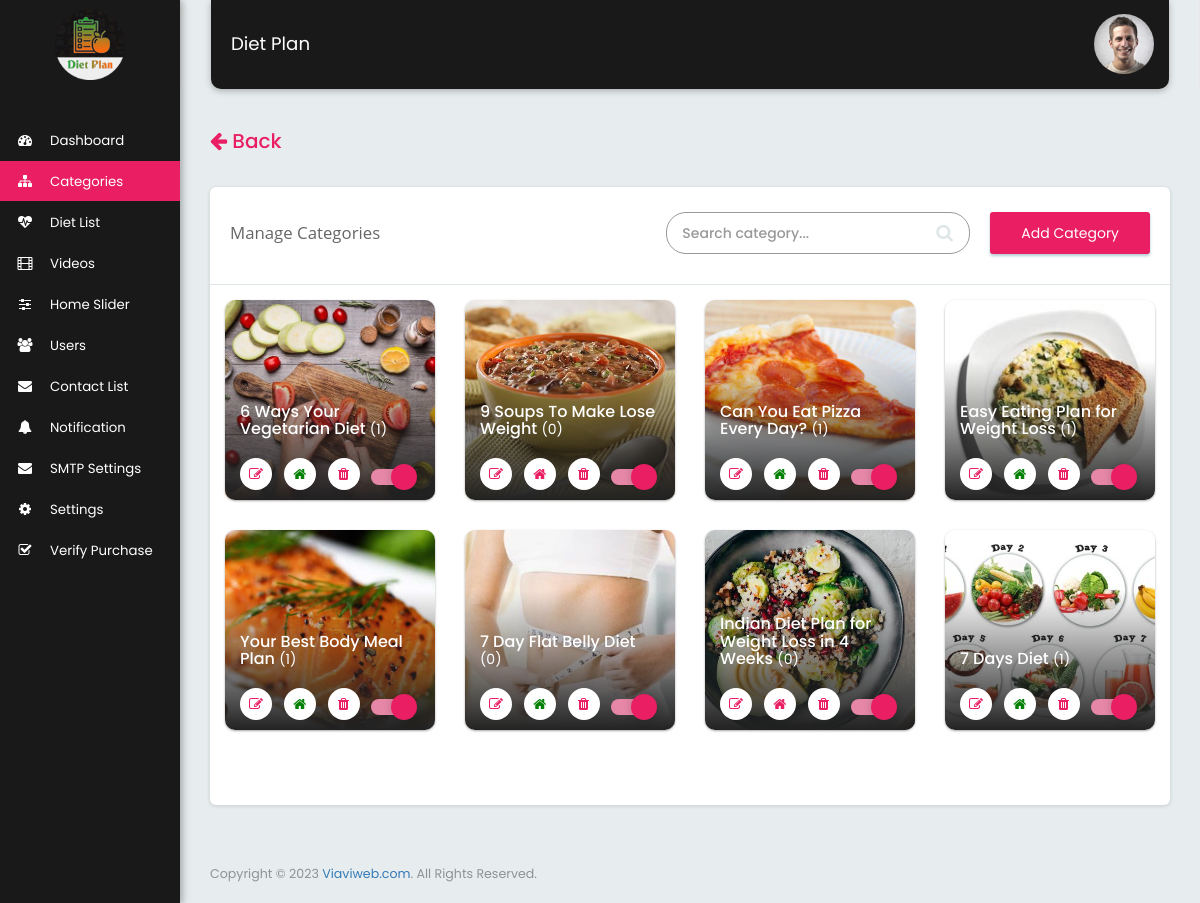
The page /manage_category.php (signed in) on the database its author committed.
### tables this page shows
CREATE TABLE `tbl_category` (
  `cid` int(11) NOT NULL,
  `category_name` varchar(100) NOT NULL,
  `category_image` varchar(100) NOT NULL,
  `show_on_home` int(1) NOT NULL DEFAULT 0,
  `status` int(1) NOT NULL DEFAULT 1
);

### manage_category.php (the view, shortened to what this page needs)
<?php
  $page_title="Manage Categories";
  include("includes/header.php");
  require("includes/function.php");
  if(isset($_POST['data_search']))
  {
   $keyword = filter_var($_POST['search_value'], FILTER_SANITIZE_STRING);
   $qry="SELECT * FROM tbl_category WHERE tbl_category.`category_name` LIKE '%$keyword%'
   ORDER BY tbl_category.`category_name`";
   $result=mysqli_query($mysqli,$qry);
  }
  else
  {
    $limit = 12;
    $page=0;
    if($page){
      $start = ($page - 1) * $limit;
    }else{
      $start = 0;
    }
    $qry="SELECT * FROM tbl_category
    ORDER BY tbl_category.`cid` DESC LIMIT $start, $limit";
    $result=mysqli_query($mysqli,$qry);
  }
  function get_total_item($cat_id)
  {
    global $mysqli;
    $qry_songs="SELECT COUNT(*) as num FROM tbl_diets WHERE `cat_id`='".$cat_id."'";
    $total_songs = mysqli_fetch_array(mysqli_query($mysqli,$qry_songs));
    $total_songs = $total_songs['num'];
    return $total_songs;
  }
?>
<div class="row">
  <div class="col-xs-12">
    <?php
    if(isset($_SERVER['HTTP_REFERER']))
    {
      echo '<a href="'.$_SERVER['HTTP_REFERER'].'"><h4 class="pull-left" style="font-size: 20px;color: #e91e63"><i class="fa fa-arrow-left"></i> Back</h4></a>';
    }?>
    <div class="card mrg_bottom">
      <div class="page_title_block">
        <div class="col-md-5 col-xs-12">
          <div class="page_title"><?=$page_title?></div>
        </div>
        <div class="col-md-7 col-xs-12">
          <div class="search_list">
            <div class="search_block">
              <form  method="post" action="">
                <input class="form-control input-sm" placeholder="Search category..." aria-controls="DataTables_Table_0" type="search" name="search_value" required>
                <button type="submit" name="data_search" class="btn-search"><i class="fa fa-search"></i></button>
              </form>
            </div>
            <div class="add_btn_primary"> <a href="add_category.php?add=yes">Add Category</a> </div>
          </div>
        </div>
      </div>
      <div class="clearfix"></div>
      <div class="col-md-12 mrg-top">
        <div class="row">
          <?php
          $i=0;
          while($row=mysqli_fetch_array($result))
            {?>
              <div class="col-lg-3 col-sm-4 col-xs-12">
                <div class="block_wallpaper add_wall_category">
                  <div class="wall_image_title">
                    <h2><a href="javascript:void(0)"><?php echo $row['category_name'];?> <span>(<?php echo get_total_item($row['cid']);?>)</span></a></h2>
                    <ul>
                     <li><a href="add_category.php?cat_id=<?php echo $row['cid'];?>&redirect=<?=$redirectUrl?>" data-toggle="tooltip" data-tooltip="Edit"><i class="fa fa-edit"></i></a></li>
                     <?php if($row['show_on_home']!='0'){?>
                      <li>
                        <a href="javascript:void(0)" class="toggle_btn_a" data-id="<?php echo $row['cid'];?>" data-action="disable" data-column="show_on_home" data-toggle="tooltip" data-tooltip="Show Home" data-table="tbl_category">
                          <i class="fa fa-home" style="color: green"></i>
                        </a>
                      </li>
                    <?php }else{?>
                     <li>
                      <a href="javascript:void(0)" class="toggle_btn_a" data-id="<?php echo $row['cid'];?>" data-action="enable" data-column="show_on_home" data-toggle="tooltip" data-tooltip="Set On Home" data-table="tbl_category"><i class="fa fa-home"></i>
                      </a>
                    </li>
                  <?php }?>
                  <li>
                    <a href="javascript:void(0)" class="btn_delete" data-table="tbl_category" data-id="<?php echo $row['cid'];?>"  data-toggle="tooltip" data-tooltip="Delete"><i class="fa fa-trash"></i></a>
                  </li>
                  <li>
                    <div class="row toggle_btn">
                      <label for="enable_disable_check_<?=$i?>" class="lbl"></label>
                    </div>
                  </li>
                </ul>
              </div>
              <span><img src="images/<?php echo $row['category_image'];?>" /></span>
            </div>
          </div>
          <?php $i++;} ?>
        </div>
      </div>
      <div class="col-md-12 col-xs-12">
        <div class="pagination_item_block">
        </div>
      </div>
      <div class="clearfix"></div>
    </div>
  </div>
</div>
<?php include("includes/footer.php");?>

### includes/header.php (shortened to what this page needs)
<?php
$currentFile = $_SERVER["SCRIPT_NAME"];
$parts = Explode('/', $currentFile);
$currentFile = $parts[count($parts) - 1];
$requestUrl = $_SERVER["REQUEST_URI"];
$urlparts = Explode('/', $requestUrl);
$redirectUrl = $urlparts[count($urlparts) - 1];
?>
<!DOCTYPE html>
<html>
<head>
  <link rel="stylesheet" type="text/css" href="assets/css/vendor.css">
  <link rel="stylesheet" type="text/css" href="assets/css/flat-admin.css">
  <link rel="stylesheet" type="text/css" href="assets/css/theme/blue-sky.css">
  <link rel="stylesheet" type="text/css" href="assets/css/theme/blue.css">
  <link rel="stylesheet" type="text/css" href="assets/css/theme/red.css">
  <link rel="stylesheet" type="text/css" href="assets/css/theme/yellow.css">
  <link rel="stylesheet" type="text/css" href="assets/duDialog-master/duDialog.min.css">
  <link rel="stylesheet" href="assets/snackbar-master/snackbar.css">
</head>
<body>
  <div class="app app-default">
    <aside class="app-sidebar" id="sidebar">
      <div class="sidebar-header"> <a class="sidebar-brand" href="home.php"><img src="images/<?php echo APP_LOGO;?>" alt="app logo" /></a>
      </div>
      <div class="sidebar-menu">
        <ul class="sidebar-nav">
          <li <?php if($currentFile=="home.php"){?>class="active"<?php }?>> <a href="home.php">
            <div class="icon"> <i class="fa fa-dashboard" aria-hidden="true"></i> </div>
            <div class="title">Dashboard</div>
          </a>
        </li>
        <li <?php if($currentFile=="manage_category.php" or $currentFile=="add_category.php"){?>class="active"<?php }?>> <a href="manage_category.php">
          <div class="icon"> <i class="fa fa-sitemap" aria-hidden="true"></i> </div>
          <div class="title">Categories</div>
        </a>
      </li>
      <li <?php if($currentFile=="manage_diets.php" or $currentFile=="add_diets.php" or $currentFile=="edit_diets.php"){?>class="active"<?php }?>> <a href="manage_diets.php">
        <div class="icon"> <i class="fa fa-heartbeat" aria-hidden="true"></i> </div>
        <div class="title">Diet List</div>
      </a>
    </li>
    <li <?php if($currentFile=="manage_videos.php" or $currentFile=="add_video.php" or $currentFile=="edit_video.php"){?>class="active"<?php }?>> <a href="manage_videos.php">
      <div class="icon"> <i class="fa fa-film" aria-hidden="true"></i> </div>
      <div class="title">Videos</div>
    </a>
  </li>
  <li <?php if($currentFile=="manage_slider.php" or $currentFile=="add_slider.php" or $currentFile=="edit_slider.php"){?>class="active"<?php }?>> <a href="manage_slider.php">
    <div class="icon"> <i class="fa fa-sliders" aria-hidden="true"></i> </div>
    <div class="title">Home Slider</div>
  </a>
</li>
<li <?php if($currentFile=="manage_users.php" or $currentFile=="add_user.php" or $currentFile=="user_profile.php" or $currentFile=="edit_user_profile.php"  or $currentFile=="recent_event.php" or $currentFile=="registered_events.php" or $currentFile=="favourite_event.php"){?>class="active"<?php }?>> <a href="manage_users.php">
  <div class="icon"> <i class="fa fa-users" aria-hidden="true"></i> </div>
  <div class="title">Users</div>
</a>
</li>
<li <?php if($currentFile=="manage_contact_list.php" OR $currentFile=="contact_subject.php"){?>class="active"<?php }?>> <a href="manage_contact_list.php">
  <div class="icon"> <i class="fa fa-envelope" aria-hidden="true"></i> </div>
  <div class="title">Contact List</div>
</a>
</li>
<li <?php if($currentFile=="send_notification.php"){?>class="active"<?php }?>> <a href="send_notification.php">
  <div class="icon"> <i class="fa fa-bell" aria-hidden="true"></i> </div>
  <div class="title">Notification</div>
</a>
</li>
<li <?php if ($currentFile == "smtp_settings.php") { ?>class="active" <?php } ?>> <a href="smtp_settings.php">
  <div class="icon"> <i class="fa fa-envelope" aria-hidden="true"></i> </div>
  <div class="title">SMTP Settings</div>
</a>
</li>
<li <?php if($currentFile=="settings.php"){?>class="active"<?php }?>> <a href="settings.php">
  <div class="icon"> <i class="fa fa-cog" aria-hidden="true"></i> </div>
  <div class="title">Settings</div>
</a>
</li>
<?php if(file_exists('verification.php')){?>
  <li <?php if($currentFile=="verification.php"){?>class="active"<?php }?>> <a href="verification.php">
    <div class="icon"> <i class="fa fa-check-square-o" aria-hidden="true"></i> </div>
    <div class="title">Verify Purchase</div>
  </a>
</li>
<?php }?>
</ul>
</div>
</aside>
<div class="app-container">
  <nav class="navbar navbar-default" id="navbar">
    <div class="container-fluid">
      <div class="navbar-collapse collapse in">
        <ul class="nav navbar-nav navbar-left">
          <li class="navbar-title"><?php echo APP_NAME;?></li>
        </ul>
        <ul class="nav navbar-nav navbar-right">
          <li class="dropdown profile"> <a href="profile.php" class="dropdown-toggle" data-toggle="dropdown"> <?php if(PROFILE_IMG){?>
            <img class="profile-img" src="images/<?php echo PROFILE_IMG;?>">
          <?php }else{?>
            <img class="profile-img" src="assets/images/profile.png">
          <?php }?>
        </a>
      </li>
    </ul>
  </div>
</div>
</nav>

### includes/footer.php (shortened to what this page needs)
<footer class="app-footer">
  <div class="row">
    <div class="col-xs-12">
      <div class="footer-copyright">Copyright © <?php echo date('Y');?> <a href="http://www.viaviweb.com" target="_blank">Viaviweb.com</a>. All Rights Reserved.</div>
    </div>
  </div>
</footer>
</div>
</div>
<link rel="stylesheet" href="//code.jquery.com/ui/1.12.1/themes/base/jquery-ui.css">
</body>
</html>

### rows shown on the page
tbl_category: category_name "6 Ways Your Vegetarian Diet", cid "1", category_image (picture)
tbl_category: category_name "9 Soups To Make Lose Weight", cid "0", category_image (picture)
tbl_category: category_name "Can You Eat Pizza Every Day?", cid "1", category_image (picture)
tbl_category: category_name "Easy Eating Plan for Weight Loss", cid "1", category_image (picture)
tbl_category: category_name "Your Best Body Meal Plan", cid "1", category_image (picture)
tbl_category: category_name "7 Day Flat Belly Diet", cid "0", category_image (picture)
tbl_category: category_name "Indian Diet Plan for Weight Loss in 4 Weeks", cid "0", category_image (picture)
tbl_category: category_name "7 Days Diet", cid "1", category_image (picture)

### other values the page prints
APP_NAME "Diet Plan"
$page_title "Manage Categories"
